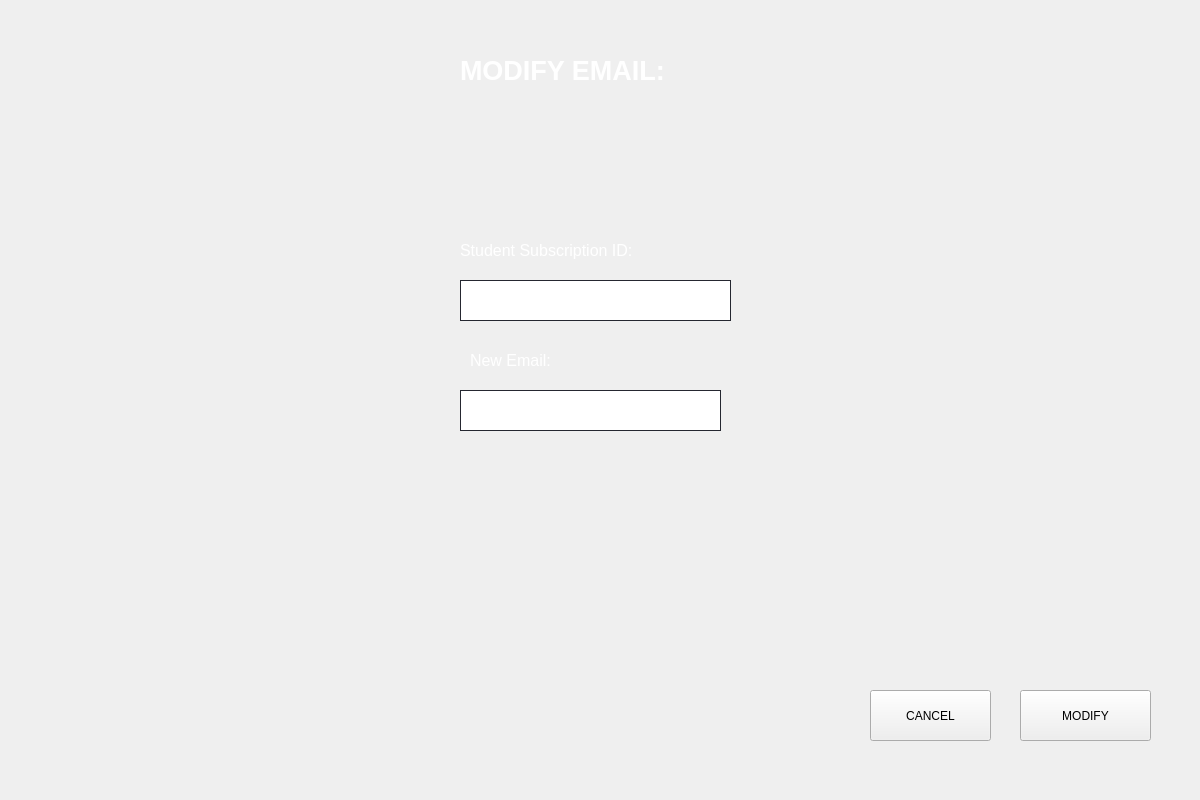
<?xml version="1.0" encoding="UTF-8"?>
<ui version="4.0">
 <class>Form</class>
 <widget class="QWidget" name="Form">
  <property name="geometry">
   <rect>
    <x>0</x>
    <y>0</y>
    <width>1200</width>
    <height>800</height>
   </rect>
  </property>
  <property name="windowTitle">
   <string>Form</string>
  </property>
  <widget class="QPushButton" name="modifier">
   <property name="geometry">
    <rect>
     <x>1020</x>
     <y>690</y>
     <width>131</width>
     <height>51</height>
    </rect>
   </property>
   <property name="styleSheet">
    <string notr="true"> font: 75 16pt &quot;Poppins&quot;;</string>
   </property>
   <property name="text">
    <string>MODIFY</string>
   </property>
  </widget>
  <widget class="QLineEdit" name="num_inscription">
   <property name="geometry">
    <rect>
     <x>460</x>
     <y>280</y>
     <width>271</width>
     <height>41</height>
    </rect>
   </property>
   <property name="styleSheet">
    <string notr="true">QLineEdit {
border: 1px solid rgb(37,39,48);

padding-left:20px;
padding-right:20px;
}
</string>
   </property>
  </widget>
  <widget class="QLineEdit" name="mail">
   <property name="geometry">
    <rect>
     <x>460</x>
     <y>390</y>
     <width>261</width>
     <height>41</height>
    </rect>
   </property>
   <property name="styleSheet">
    <string notr="true">QLineEdit {
border: 1px solid rgb(37,39,48);

padding-left:20px;
padding-right:20px;
}
</string>
   </property>
  </widget>
  <widget class="QLabel" name="label_2">
   <property name="geometry">
    <rect>
     <x>460</x>
     <y>210</y>
     <width>461</width>
     <height>81</height>
    </rect>
   </property>
   <property name="styleSheet">
    <string notr="true"/>
   </property>
   <property name="text">
    <string>&lt;html&gt;&lt;head/&gt;&lt;body&gt;&lt;p&gt;&lt;span style=&quot; font-size:12pt; color:#fff;&quot;&gt;Student Subscription ID:&lt;/span&gt;&lt;/p&gt;&lt;/body&gt;&lt;/html&gt;</string>
   </property>
  </widget>
  <widget class="QLabel" name="label_3">
   <property name="geometry">
    <rect>
     <x>470</x>
     <y>330</y>
     <width>461</width>
     <height>61</height>
    </rect>
   </property>
   <property name="styleSheet">
    <string notr="true"/>
   </property>
   <property name="text">
    <string>&lt;html&gt;&lt;head/&gt;&lt;body&gt;&lt;p&gt;&lt;span style=&quot; font-size:12pt; color:#fff;&quot;&gt;New Email:&lt;/span&gt;&lt;/p&gt;&lt;/body&gt;&lt;/html&gt;</string>
   </property>
  </widget>
  <widget class="QLabel" name="label_5">
   <property name="geometry">
    <rect>
     <x>460</x>
     <y>50</y>
     <width>441</width>
     <height>41</height>
    </rect>
   </property>
   <property name="styleSheet">
    <string notr="true">font: 75 16pt &quot;Poppins&quot;;</string>
   </property>
   <property name="text">
    <string>&lt;html&gt;&lt;head/&gt;&lt;body&gt;&lt;p&gt;&lt;span style=&quot; font-size:20pt; font-weight:600;color:#fff; color:#FFFFFF;&quot;&gt;MODIFY EMAIL:&lt;/span&gt;&lt;/p&gt;&lt;/body&gt;&lt;/html&gt;</string>
   </property>
  </widget>
  <widget class="QPushButton" name="annuler">
   <property name="geometry">
    <rect>
     <x>870</x>
     <y>690</y>
     <width>121</width>
     <height>51</height>
    </rect>
   </property>
   <property name="styleSheet">
    <string notr="true"> font: 75 16pt &quot;Poppins&quot;;</string>
   </property>
   <property name="text">
    <string>CANCEL</string>
   </property>
  </widget>
  <widget class="QLabel" name="num_insc">
   <property name="geometry">
    <rect>
     <x>490</x>
     <y>330</y>
     <width>221</width>
     <height>21</height>
    </rect>
   </property>
   <property name="text">
    <string/>
   </property>
  </widget>
  <widget class="QLabel" name="mail_2">
   <property name="geometry">
    <rect>
     <x>470</x>
     <y>440</y>
     <width>221</width>
     <height>21</height>
    </rect>
   </property>
   <property name="text">
    <string/>
   </property>
  </widget>
  <widget class="QLabel" name="label">
   <property name="geometry">
    <rect>
     <x>-70</x>
     <y>-30</y>
     <width>1291</width>
     <height>851</height>
    </rect>
   </property>
   <property name="text">
    <string/>
   </property>
   <property name="pixmap">
    <pixmap>bg.jpg</pixmap>
   </property>
   <property name="scaledContents">
    <bool>true</bool>
   </property>
  </widget>
 
  <zorder>label</zorder>
  <zorder>modifier</zorder>
  <zorder>num_inscription</zorder>
  <zorder>mail</zorder>
  <zorder>label_2</zorder>
  <zorder>label_3</zorder>
  <zorder>label_5</zorder>
  <zorder>annuler</zorder>
  <zorder>num_insc</zorder>
  <zorder>mail_2</zorder>
  <zorder>label_10</zorder>
 </widget>
 <resources/>
 <connections/>
</ui>
